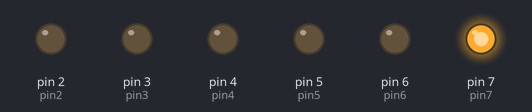
Bench run of a sketch on a simulated Arduino Uno, built with avr-gcc and run on an emulated ATmega328P. Parts: output pins drawn as LEDs (lit = HIGH).

Above: at 0.05 s.
At 0.65 s:
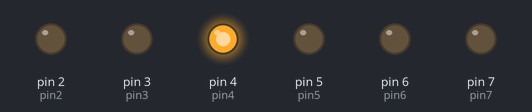
At 1.25 s:
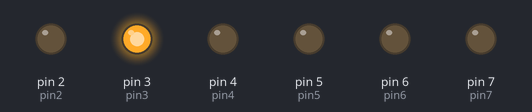
At 2.45 s:
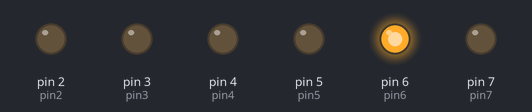
At 3.85 s:
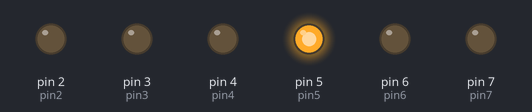
At 4.95 s:
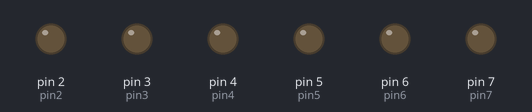
Timing chart, 0 to 5.2 s (numbered marks = the images above):
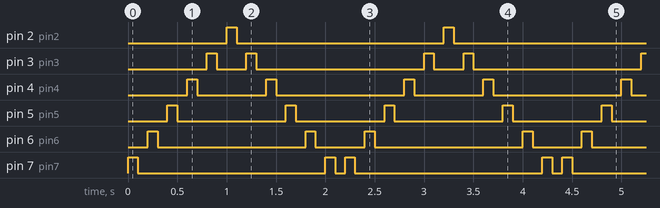

Measured:
- by itself, pin 2 (pin2): alternates HIGH for 0.10 s and LOW for 2.1 s
- by itself, pin 3 (pin3): repeats every 2.2 s: LOW 0.30 s, HIGH 0.10 s, LOW 1.7 s, HIGH 0.10 s
- by itself, pin 4 (pin4): repeats every 2.2 s: LOW 0.70 s, HIGH 0.10 s, LOW 1.3 s, HIGH 0.10 s
- by itself, pin 5 (pin5): repeats every 2.2 s: LOW 1.1 s, HIGH 0.10 s, LOW 0.90 s, HIGH 0.10 s
- by itself, pin 6 (pin6): repeats every 2.2 s: LOW 1.5 s, HIGH 0.10 s, LOW 0.50 s, HIGH 0.10 s
- by itself, pin 7 (pin7): repeats every 2.2 s: LOW 1.9 s, HIGH 0.10 s, LOW 0.10 s, HIGH 0.10 s

The sketch:

Assignment3.ino
```cpp
//define the pin and the output adress of the pins
int pin7 = 7;
int pin6 = 6;
int pin5 = 5;
int pin4 = 4;
int pin3 = 3;
int pin2 = 2;

// define the timer speed
int timer = 100;

//define that the pins are outputs
void setup(){
  pinMode(pin7, OUTPUT);
  pinMode(pin6, OUTPUT);
  pinMode(pin5, OUTPUT);
  pinMode(pin4, OUTPUT);
  pinMode(pin3, OUTPUT);
  pinMode(pin2, OUTPUT);
}
// start the infinite loop
void loop() {
   digitalWrite(pin7, HIGH);
   delay(timer);
   digitalWrite(pin7, LOW);
   delay(timer);

   digitalWrite(pin6, HIGH);
   delay(timer);
   digitalWrite(pin6, LOW);
   delay(timer);

   digitalWrite(pin5, HIGH);
   delay(timer);
   digitalWrite(pin5, LOW);
   delay(timer);

   digitalWrite(pin4, HIGH);
   delay(timer);
   digitalWrite(pin4, LOW);
   delay(timer);

   digitalWrite(pin3, HIGH);
   delay(timer);
   digitalWrite(pin3, LOW);
   delay(timer);

   digitalWrite(pin2, HIGH);
   delay(timer);
   digitalWrite(pin2, LOW);
   delay(timer);

// start counting back up again to wave back

   digitalWrite(pin3, HIGH);
   delay(timer);
   digitalWrite(pin3, LOW);
   delay(timer);

   digitalWrite(pin4, HIGH);
   delay(timer);
   digitalWrite(pin4, LOW);
   delay(timer);

   digitalWrite(pin5, HIGH);
   delay(timer);
   digitalWrite(pin5, LOW);
   delay(timer);

   digitalWrite(pin6, HIGH);
   delay(timer);
   digitalWrite(pin6, LOW);
   delay(timer);

   digitalWrite(pin7, HIGH);
   delay(timer);
   digitalWrite(pin7, LOW);
   delay(timer);
}
// end of 1 loop and restart over again because its in a void loop and it is infinite
```
